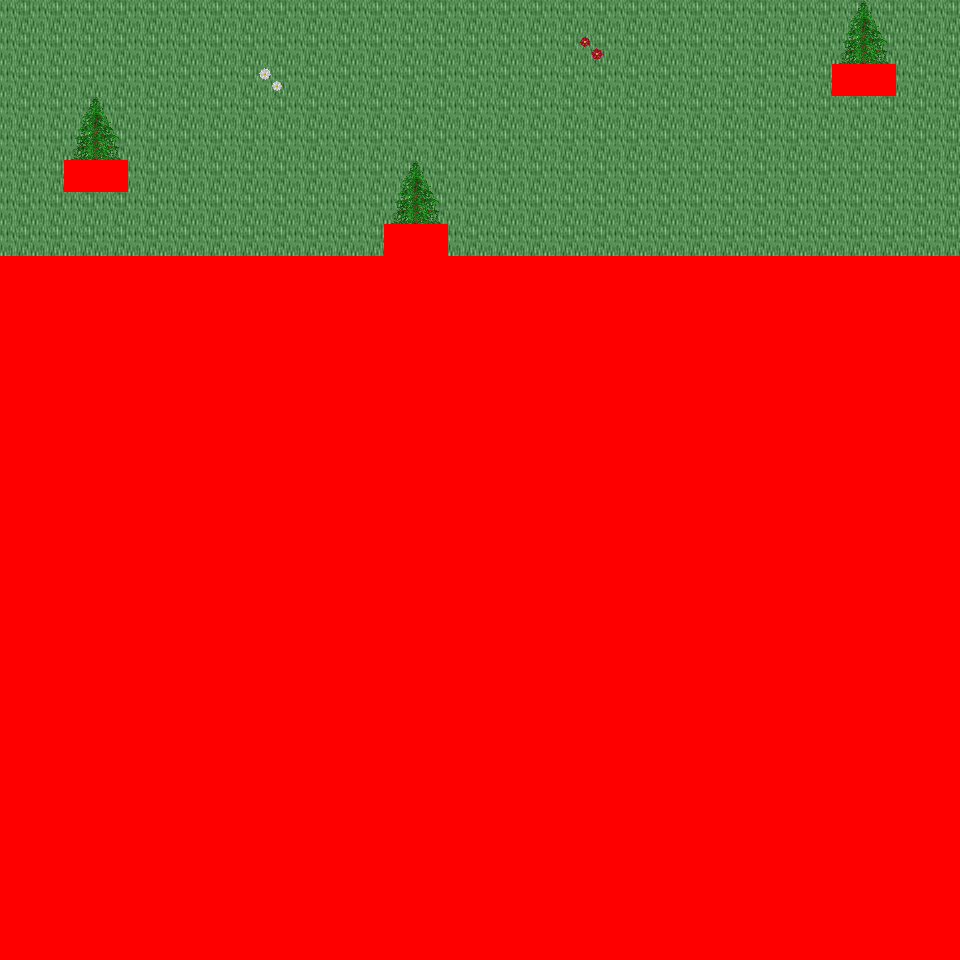

Below is a game level as drawn by its tile map, then a one-line description and the .tmx that defines it (tile-layer data replaced by summaries):
An orthogonal 30x30 tile map with 32x32 px tiles, 6 tile layers (Ground, Object, Object2, Above, ...), 38 tilesets and 3 objects (3x mapchange).

<map version="1.0" orientation="orthogonal" renderorder="right-down" width="30" height="30" tilewidth="32" tileheight="32" nextobjectid="4">
  <tileset firstgid="1" name="tileset_logic_collision" tilewidth="32" tileheight="32" tilecount="1" columns="1">
    <image source="../drawable/tileset_logic_collision.png" width="32" height="32" />
  </tileset>
  <tileset firstgid="2" name="tileset_building_decoration_orbpedestal" tilewidth="32" tileheight="32" tilecount="2" columns="1">
    <image source="../drawable/tileset_building_decoration_orbpedestal.png" width="32" height="64" />
  </tileset>
  <tileset firstgid="4" name="tileset_building_decoration_block" tilewidth="32" tileheight="32" tilecount="2" columns="2">
    <image source="../drawable/tileset_building_decoration_block.png" width="64" height="32" />
  </tileset>
  <tileset firstgid="6" name="tileset_building_decoration_chimney" tilewidth="32" tileheight="32" tilecount="2" columns="1">
    <image source="../drawable/tileset_building_decoration_chimney.png" width="32" height="64" />
  </tileset>
  <tileset firstgid="8" name="tileset_building_fence_fence_chunky" tilewidth="32" tileheight="32" tilecount="21" columns="3">
    <image source="../drawable/tileset_building_fence_fence_chunky.png" width="96" height="224" />
  </tileset>
  <tileset firstgid="29" name="tileset_ground_cobbled_paving" tilewidth="32" tileheight="32" tilecount="1" columns="1">
    <image source="../drawable/tileset_ground_cobbled_paving.png" width="32" height="32" />
  </tileset>
  <tileset firstgid="30" name="tileset_ground_gravel" tilewidth="32" tileheight="32" tilecount="1" columns="1">
    <image source="../drawable/tileset_ground_gravel.png" width="32" height="32" />
  </tileset>
  <tileset firstgid="31" name="tileset_ground_stone_floors" tilewidth="32" tileheight="32" tilecount="6" columns="3">
    <image source="../drawable/tileset_ground_stone_floors.png" width="96" height="64" />
  </tileset>
  <tileset firstgid="37" name="tileset_ground_ground" tilewidth="32" tileheight="32" tilecount="33" columns="3">
    <image source="../drawable/tileset_ground_ground.png" width="96" height="352" />
  </tileset>
  <tileset firstgid="70" name="tileset_plant_bush_hedge" tilewidth="32" tileheight="32" tilecount="35" columns="5">
    <image source="../drawable/tileset_plant_bush_hedge.png" width="160" height="224" />
  </tileset>
  <tileset firstgid="105" name="tileset_plant_bush_various_small" tilewidth="32" tileheight="32" tilecount="9" columns="3">
    <image source="../drawable/tileset_plant_bush_various_small.png" width="96" height="96" />
  </tileset>
  <tileset firstgid="114" name="tileset_plant_flower_daisy_blue" tilewidth="32" tileheight="32" tilecount="8" columns="2">
    <image source="../drawable/tileset_plant_flower_daisy_blue.png" width="64" height="128" />
  </tileset>
  <tileset firstgid="122" name="tileset_plant_flower_daisy_red" tilewidth="32" tileheight="32" tilecount="8" columns="2">
    <image source="../drawable/tileset_plant_flower_daisy_red.png" width="64" height="128" />
  </tileset>
  <tileset firstgid="130" name="tileset_plant_flower_daisy_white" tilewidth="32" tileheight="32" tilecount="8" columns="2">
    <image source="../drawable/tileset_plant_flower_daisy_white.png" width="64" height="128" />
  </tileset>
  <tileset firstgid="138" name="tileset_plant_flower_daisy_yellow" tilewidth="32" tileheight="32" tilecount="8" columns="2">
    <image source="../drawable/tileset_plant_flower_daisy_yellow.png" width="64" height="128" />
  </tileset>
  <tileset firstgid="146" name="tileset_plant_vine_plait" tilewidth="32" tileheight="32" tilecount="9" columns="3">
    <image source="../drawable/tileset_plant_vine_plait.png" width="96" height="96" />
  </tileset>
  <tileset firstgid="155" name="tileset_furniture_light_iron_lamp" tilewidth="32" tileheight="32" tilecount="3" columns="1">
    <image source="../drawable/tileset_furniture_light_iron_lamp.png" width="32" height="96" />
  </tileset>
  <tileset firstgid="158" name="tileset_furniture_light_flames" tilewidth="32" tileheight="32" tilecount="6" columns="6">
    <image source="../drawable/tileset_furniture_light_flames.png" width="192" height="32" />
  </tileset>
  <tileset firstgid="164" name="tileset_ground_grass_corners" tilewidth="32" tileheight="32" tilecount="24" columns="6">
    <image source="../drawable/tileset_ground_grass_corners.png" width="192" height="128" />
  </tileset>
  <tileset firstgid="188" name="tileset_ground_grass_edges" tilewidth="32" tileheight="32" tilecount="36" columns="12">
    <image source="../drawable/tileset_ground_grass_edges.png" width="384" height="96" />
  </tileset>
  <tileset firstgid="224" name="tileset_plant_tree_tree_golden_large" tilewidth="32" tileheight="32" tilecount="24" columns="4">
    <image source="../drawable/tileset_plant_tree_tree_golden_large.png" width="128" height="192" />
  </tileset>
  <tileset firstgid="248" name="tileset_ground_water_dungeon_water" tilewidth="32" tileheight="32" tilecount="30" columns="3">
    <image source="../drawable/tileset_ground_water_dungeon_water.png" width="96" height="320" />
  </tileset>
  <tileset firstgid="278" name="tileset_plant_indoor_pot_plant_1" tilewidth="32" tileheight="32" tilecount="12" columns="6">
    <image source="../drawable/tileset_plant_indoor_pot_plant_1.png" width="192" height="64" />
  </tileset>
  <tileset firstgid="290" name="tileset_item_statue_metal_and_stone" tilewidth="32" tileheight="32" tilecount="6" columns="3">
    <image source="../drawable/tileset_item_statue_metal_and_stone.png" width="96" height="64" />
  </tileset>
  <tileset firstgid="296" name="tileset_item_statue_grey_stone" tilewidth="32" tileheight="32" tilecount="4" columns="2">
    <image source="../drawable/tileset_item_statue_grey_stone.png" width="64" height="64" />
  </tileset>
  <tileset firstgid="300" name="tileset_building_castle" tilewidth="32" tileheight="32" tilecount="320" columns="20">
    <image source="../drawable/tileset_building_castle.png" width="640" height="512" />
  </tileset>
  <tileset firstgid="620" name="tileset_building_church" tilewidth="32" tileheight="32" tilecount="56" columns="8">
    <image source="../drawable/tileset_building_church.png" width="256" height="224" />
  </tileset>
  <tileset firstgid="676" name="tileset_item_pot_pot_golden" tilewidth="32" tileheight="32" tilecount="4" columns="4">
    <image source="../drawable/tileset_item_pot_pot_golden.png" width="128" height="32" />
  </tileset>
  <tileset firstgid="680" name="tileset_furniture_table_bench" tilewidth="32" tileheight="32" tilecount="3" columns="3">
    <image source="../drawable/tileset_furniture_table_bench.png" width="96" height="32" />
  </tileset>
  <tileset firstgid="683" name="tileset_item_statue_green_stone" tilewidth="32" tileheight="32" tilecount="12" columns="4">
    <image source="../drawable/tileset_item_statue_green_stone.png" width="128" height="96" />
  </tileset>
  <tileset firstgid="695" name="tileset_item_statue_green_stone_2" tilewidth="32" tileheight="32" tilecount="6" columns="2">
    <image source="../drawable/tileset_item_statue_green_stone_2.png" width="64" height="96" />
  </tileset>
  <tileset firstgid="701" name="tileset_plant_bush_hosta" tilewidth="32" tileheight="32" tilecount="9" columns="3">
    <image source="../drawable/tileset_plant_bush_hosta.png" width="96" height="96" />
  </tileset>
  <tileset firstgid="710" name="tileset_plant_tree_tree_green" tilewidth="32" tileheight="32" tilecount="88" columns="8">
    <image source="../drawable/tileset_plant_tree_tree_green.png" width="256" height="352" />
  </tileset>
  <tileset firstgid="798" name="tileset_item_banners_flag" tilewidth="32" tileheight="32" tilecount="12" columns="3">
    <image source="../drawable/tileset_item_banners_flag.png" width="96" height="128" />
  </tileset>
  <tileset firstgid="810" name="tileset_furniture_table_long_front_on" tilewidth="32" tileheight="32" tilecount="3" columns="1">
    <image source="../drawable/tileset_furniture_table_long_front_on.png" width="32" height="96" />
  </tileset>
  <tileset firstgid="813" name="tileset_item_flagpole" tilewidth="32" tileheight="32" tilecount="3" columns="1">
    <image source="../drawable/tileset_item_flagpole.png" width="32" height="96" />
  </tileset>
  <tileset firstgid="816" name="tileset_plant_tree_spruce" tilewidth="32" tileheight="32" tilecount="6" columns="2">
    <image source="../drawable/tileset_plant_tree_spruce.png" width="64" height="96" />
  </tileset>
  <tileset firstgid="822" name="tileset_plant_stump_stump_brown" tilewidth="32" tileheight="32" tilecount="4" columns="2">
    <image source="../drawable/tileset_plant_stump_stump_brown.png" width="64" height="64" />
  </tileset>
  <layer name="Ground" width="30" height="30">
    <data>[900 cells, 240 non-empty, 1 distinct tile ids]</data>
  </layer>
  <layer name="Object" width="30" height="30">
    <data>[900 cells, 8 non-empty, 4 distinct tile ids]</data>
  </layer>
  <layer name="Object2" width="30" height="30">
    <data>[900 cells, 0 non-empty, 0 distinct tile ids]</data>
  </layer>
  <layer name="Above" width="30" height="30">
    <data>[900 cells, 12 non-empty, 4 distinct tile ids]</data>
  </layer>
  <layer name="Above2" width="30" height="30">
    <data>[900 cells, 0 non-empty, 0 distinct tile ids]</data>
  </layer>
  <layer name="Walkable" width="30" height="30">
    <data>[900 cells, 666 non-empty, 1 distinct tile ids]</data>
  </layer>
  <objectgroup name="MapEvents">
    <object id="1" name="north" type="mapchange" x="0" y="0" width="960" height="32">
      <properties>
        <property name="map" value="0_ados_mountain_n2_w2_x0_y4" />
        <property name="place" value="south" />
      </properties>
    </object>
    <object id="2" name="west" type="mapchange" x="0" y="0" width="32" height="256">
      <properties>
        <property name="map" value="0_fado_forest_s_x0_y4" />
        <property name="place" value="east" />
      </properties>
    </object>
    <object id="3" name="east" type="mapchange" x="928" y="0" width="32" height="256">
      <properties>
        <property name="map" value="0_fado_forest_s_x2_y4" />
        <property name="place" value="west" />
      </properties>
    </object>
  </objectgroup>
</map>
